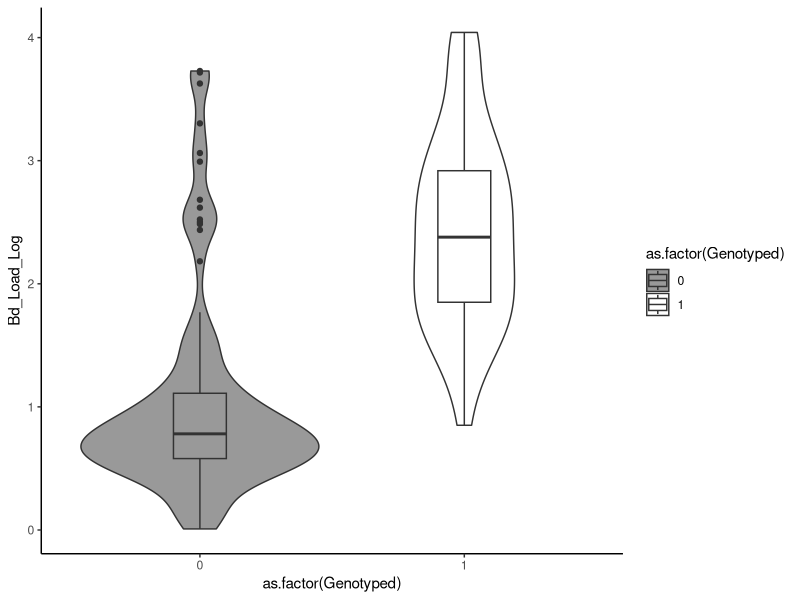
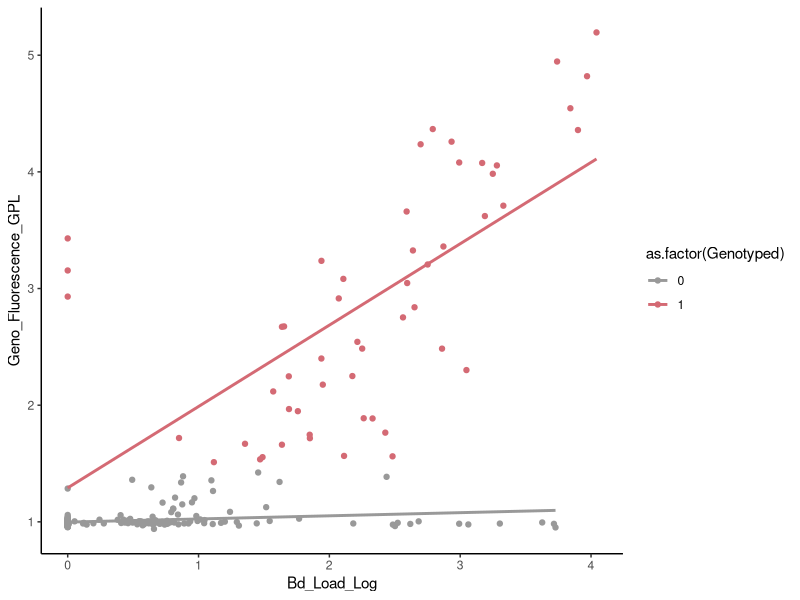

Reproduce these figures in R, in order.
## ---- chunk 1
# Load packages
library(tidyverse)
library(readr)
library(glmmTMB)
library(Hmisc)

## ---- chunk 2

# Import and subset data
Data <- read_csv("Dataset_EcuaGeno.csv")

# Subset to only infected samples
Data_sub <- filter(Data, Bd_Load_Log > 0)

# Subset to only include successfully genotyped samples 
Data_sub2 <- filter(Data, Genotyped == 1)

## ---- chunk 3
### Function to Calculate Prevalence
calculate_prevalence <- function(data, group_column, infection_column, 
                                 confidence_level) {
  unique_groups <- unique(data[[group_column]])
  result_df <- data.frame(Group = character(), Prevalence = numeric(), 
                          CI_Lower = numeric(), CI_Upper = numeric(), 
                          stringsAsFactors = FALSE)
  
  for (group_name in unique_groups) {
    # Filter data for the specific group
    group_data <- data[data[[group_column]] == group_name, ]
    
    # Count the number of individuals in the group
    total_count <- nrow(group_data)
    
    # Count the number of infected individuals in the group
    infected_count <- sum(group_data[[infection_column]] == 1)
    
    # Calculate prevalence
    prevalence <- (infected_count / total_count) * 100
    
    # Calculate binomial confidence interval
    ci <- binom.test(infected_count, total_count, 
                     conf.level = confidence_level)$conf.int
    ci_lower <- 100 * ci[1]
    ci_upper <- 100 * ci[2]
    
    # Add results to the data frame
    result_df <- rbind(result_df, data.frame(
      Group = group_name,
      Prevalence = prevalence,
      CI_Lower = ci_lower,
      CI_Upper = ci_upper
    ))
  }
  
  # Return the result data frame
  return(result_df)
}

# Run the function
Bd_local_Prev <- calculate_prevalence(Data,         # Dataset
                                    "Location",     # Grouping variable
                                    "Bd_status",    # Infection coded as 
                                                    # 0= Uninfected, 1= Infected
                                    0.95)           # Confidence level

Bd_Family_Prev <- calculate_prevalence(Data,        # Dataset
                                    "Family",       # Grouping variable
                                    "Bd_status",    # Bd infection coded as 
                                                    # 0= Uninfected, 1= Infected
                                    0.95)           # Confidence level

Bd_Genus_Prev <- calculate_prevalence(Data,         # Dataset
                                    "Genus",        # Grouping variable
                                    "Bd_status",    # Bd infection coded as 
                                                    # 0= Uninfected, 1= Infected
                                    0.95)           # Confidence level

Genotype_local_Prev <- calculate_prevalence(Data,   # Dataset
                                    "Location",     # Grouping variable
                                    "Genotyped",    # Genotyping success coded 
                                                    # as 0= Not, 1= Genotyped
                                    0.95)           # Confidence level

Genotype_Family_Prev <- calculate_prevalence(Data,  # Dataset
                                    "Family",       # Grouping variable
                                    "Genotyped",    # Genotyping success coded 
                                                    # as 0= Not, 1= Genotyped
                                    0.95)           # Confidence level

Genotype_Genus_Prev <- calculate_prevalence(Data,   # Dataset
                                    "Genus",        # Grouping variable
                                    "Genotyped",    # Genotyping success coded 
                                                    # as 0= Not, 1= Genotyped
                                    0.95)           # Confidence level

## ---- chunk 4

# Generalized linear model comparing genotyping to infection status
model1 <- glmmTMB(Genotyped ~ Bd_status, family=binomial(link='logit'), data = Data)
summary(model1)

# Generalized linear model comparing genotyping to infection loads
model2 <- glmmTMB(Genotyped ~ Bd_Load_Log, family=binomial(link='logit'), data = Data_sub)
summary(model2)

## ---- chunk 5

# Linear model comparing genotype fluorescence to infection loads
Fluor_Loads_regression <- lm(Bd_Load_Log ~ Geno_Fluorescence_GPL, 
                             data = Data_sub2)
summary(Fluor_Loads_regression)

## ---- chunk 6

# Violin plot showing *Bd* loads for samples that were genotyped (no fill) 
# or not genotyped (gray)
Load_Violin <- Data_sub %>%
  ggplot(aes(as.factor(Genotyped), Bd_Load_Log, 
             fill = as.factor(Genotyped))) +
  geom_violin() +
  geom_boxplot(width=0.2) +
  scale_fill_manual(values=c('#999999','NA')) +
  theme_classic()
Load_Violin

# Scatter plot with trendlines showing *Bd* loads vs genotyping assay 
# fluorescence, split by samples that were genotyped (red) or not 
# genotyped (gray)
Fluor_Scatter <- Data %>%
  ggplot(aes(Bd_Load_Log, Geno_Fluorescence_GPL, 
             color = as.factor(Genotyped))) +
  geom_point() +
  geom_smooth(method="lm", se=FALSE) +
  scale_color_manual(values=c('#999999','#d46a74')) +
  theme_classic()
Fluor_Scatter
